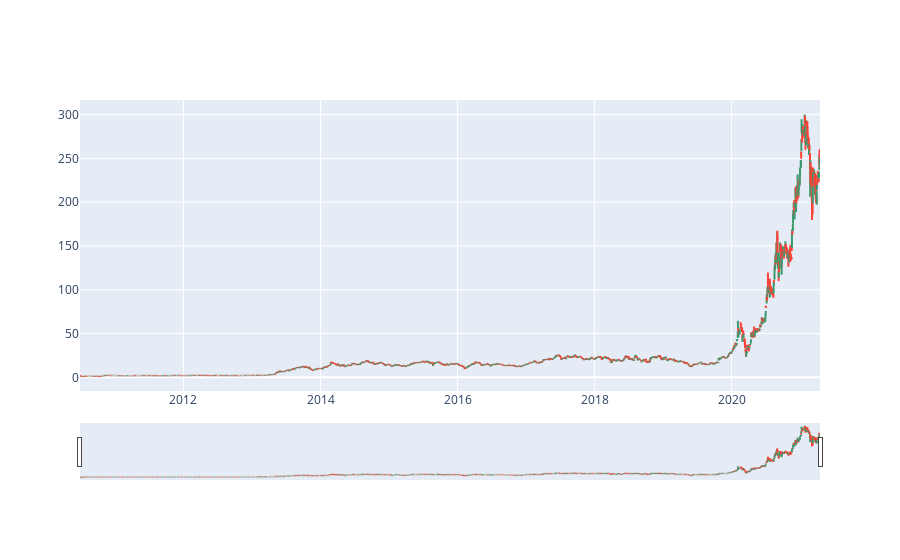

The code cell stored with this chart in its notebook:
### Code cell
# OHLC chart from 2010 to 2021
trace = go.Ohlc(x=tesla.index,
                open=tesla.Open,
                high=tesla.High,
                low=tesla.Low,
                close=tesla.Close)
data = [trace]
iplot(data, filename='simple_ohlc')

### Figure 1 — Plotly figure (JSON) as saved in the notebook; plotly's stock layout.template omitted (floating-point values rounded to 4 significant figures; data arrays with more than 128 entries replaced by an {"elided": "..."} marker saying what was removed)
{"data": [{"close": {"elided": "2719 float values"}, "high": {"elided": "2719 float values"}, "low": {"elided": "2719 float values"}, "open": {"elided": "2719 float values"}, "type": "ohlc", "x": {"elided": "2719 str values"}}], "layout": {}}
